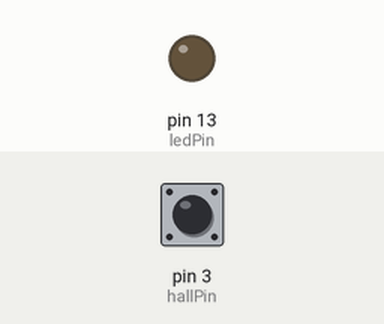
Recording of a sketch running on a simulated Arduino Uno, built with avr-gcc and run on an emulated ATmega328P. Parts: output pins drawn as LEDs (lit = HIGH). The test bench sets the inputs (shaded band); at power-on: pin 3 (hallPin) HIGH. What the sketch prints to the serial monitor is not drawn.

Above: at 1.2 s.
1.3 s: pin 3 (hallPin) pulled LOW for 0.15 s
Timing chart, 0 to 4.3 s (numbered marks = the images above; inputs shaded):
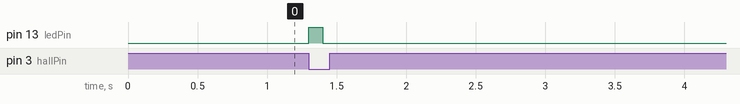

The sketch:

HallEffect.ino
```cpp
//HallEffect TLE4905L,

int hallPin = 3;
int ledPin = 13;

volatile boolean hall_low = false;
long start_time = 0;
long previous_time = 0;
long loop_duration = 0;

void setup(){
    Serial.begin(9600);  //Begin serial communcation
    pinMode(ledPin, OUTPUT);

    pinMode(hallPin, INPUT);
    digitalWrite(hallPin, HIGH);
    attachInterrupt(1, hallFalling, FALLING); // pin 3
}

void hallFalling() {
  hall_low = true;
}

void loop() {
  digitalWrite(ledPin, LOW);

  if(hall_low) {
    Serial.println("HIGH");
  } else {
    Serial.println("LOW");
  }

  if (hall_low) {
    hall_low = false;
    digitalWrite(ledPin, HIGH);
  }

  delay(100);
}

//
//void loop(){
//   Serial.println(digitalRead(hallPin));
//
//    if(digitalRead(hallPin) == 1){
//        digitalWrite(ledPin, HIGH);
//        //Serial.println("high");
//    }else{
//        digitalWrite(ledPin, LOW);
//        //Serial.println("low");
//    }
//
//    delay(200);
//}
```

Measured:
- after the input at 1.3 s, pin 13 (ledPin): LOW → HIGH at once, → LOW 0.10 s later
